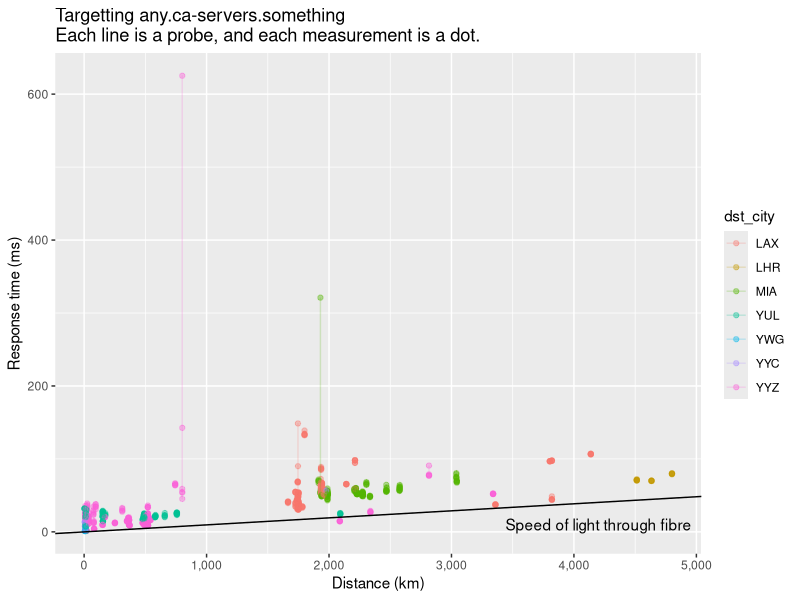
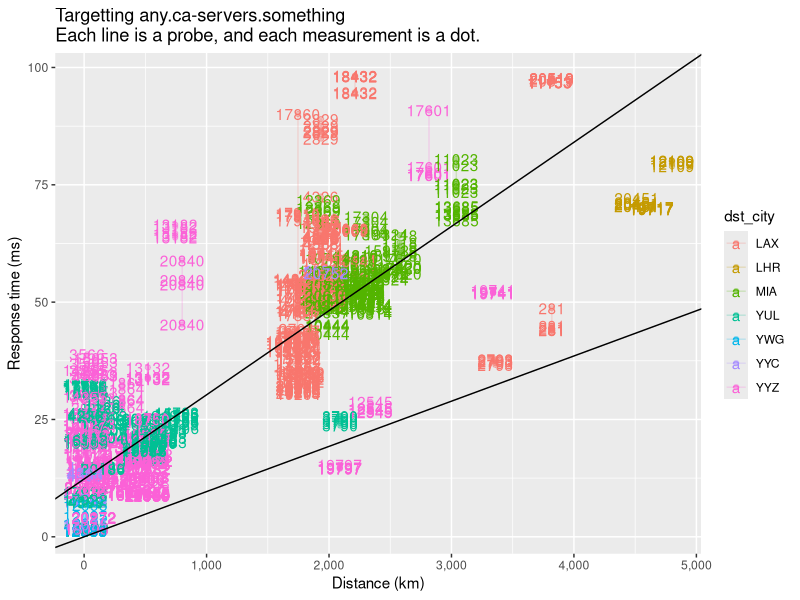
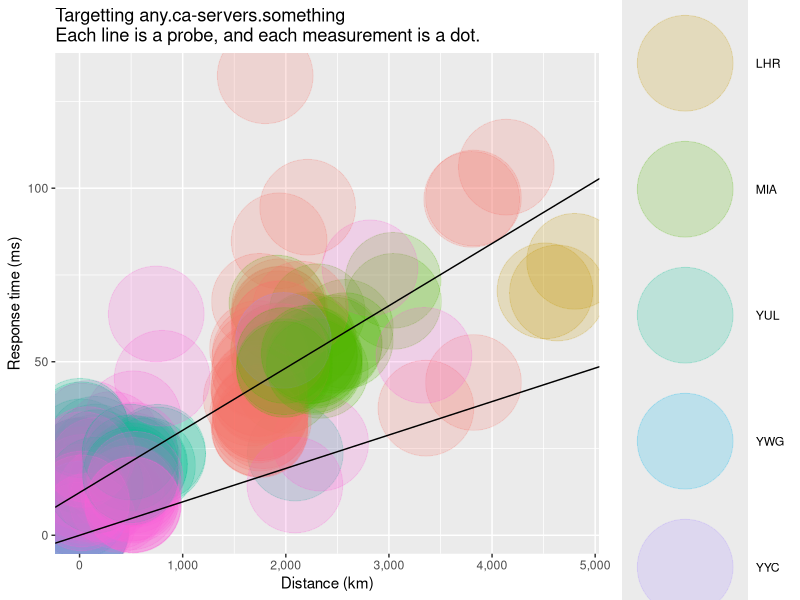

Here is the R script that generated these plots, in order: (Note: this script raises an error after producing the figures.)
#!/usr/bin/env Rscript
library(ggplot2)
library(scales)
library(MASS)
library(plyr)

anycast <- read.csv('anycast.csv', stringsAsFactors = FALSE)
anycast$as <- anycast$asn_v4
anycast[anycast$asf == 6,'as'] <- anycast[anycast$asf == 6,'asn_v6']
anycast$asn_v4 <- anycast$asn_v6 <- NULL
anycast$af <- factor(anycast$af, levels = c(4, 6))
anycast$dst_city <- factor(anycast$dst_city)

anycast.nearby <- subset(anycast, rt < 100) # dist < 600)

anycast.probe <- ddply(anycast, 'prb_id', function(df) {
  df[order(df$rt)[1],]
})
m <- rlm(rt ~ dist, data = anycast.probe)

p1 <- ggplot(anycast) +
  aes(x = dist, y = rt, group = prb_id, color = dst_city) +
  ggtitle('Targetting any.ca-servers.something
Each line is a probe, and each measurement is a dot.') +
  scale_x_continuous('Distance (km)', labels = comma) +
  scale_y_continuous('Response time (ms)', labels = comma) +
  annotate('text', 4200, 10, label = 'Speed of light through fibre') +
  geom_point(alpha = 0.4) + geom_line(alpha = 0.2) +
  geom_abline(intercept = 0, slope = 1.444 * 2 * (1000/299792))

p2 <- ggplot(anycast.nearby) +
  aes(x = dist, y = rt, group = prb_id, color = dst_city) +
  ggtitle('Targetting any.ca-servers.something
Each line is a probe, and each measurement is a dot.') +
  scale_x_continuous('Distance (km)', labels = comma) +
  scale_y_continuous('Response time (ms)', labels = comma) +
# annotate('text', 4200, 10, label = 'Speed of light through fibre') +
  geom_point(alpha = 0.4) + geom_line(alpha = 0.2) +
  aes(label = prb_id) + geom_text() +
  geom_abline(intercept = m$coefficients[[1]],
              slope = m$coefficients[[2]]) +
  geom_abline(intercept = 0, slope = 1.444 * 2 * (1000/299792))

p3 <- ggplot(anycast.probe) +
  aes(x = dist, y = rt, color = dst_city) +
  ggtitle('Targetting any.ca-servers.something
Each line is a probe, and each measurement is a dot.') +
  scale_x_continuous('Distance (km)', labels = comma) +
  scale_y_continuous('Response time (ms)', labels = comma) +
# annotate('text', 4200, 10, label = 'Speed of light through fibre') +
  geom_point(alpha = 0.2, size = 32) +
  geom_abline(intercept = m$coefficients[[1]],
              slope = m$coefficients[[2]]) +
  geom_abline(intercept = 0, slope = 1.444 * 2 * (1000/299792))

p4 <- ggplot(anycast.probe) +
  aes(x = dist, y = rt, color = dst_city,
      size = dist_theoretical_improvement) +
  ggtitle('Targetting any.ca-servers.something
Each line is a probe, and each measurement is a dot.') +
  scale_x_continuous('Distance (km)', labels = comma) +
  scale_y_continuous('Min response time (ms)', labels = comma) +
# annotate('text', 4200, 10, label = 'Speed of light through fibre') +
  geom_point(alpha = 0.2) +
  geom_abline(intercept = m$coefficients[[1]],
              slope = m$coefficients[[2]]) +
  geom_abline(intercept = 0, slope = 1.444 * 2 * (1000/299792))

p5 <- ggplot(anycast.probe) +
  aes(x = dist, size = rt, color = dst_city,
      y = dist - dist_theoretical_improvement) +
  ggtitle('Targetting any.ca-servers.something
Each line is a probe, and each measurement is a dot.') +
  scale_x_continuous('Distance to chosen instance (km)', labels = comma) +
  scale_y_continuous('Distance to closest instance (km)', labels = comma) +
  scale_size_area(max_size = 20) +
 #scale_size_continuous('Min response time (ms)', labels = comma) +
  geom_abline(slope = 1) +
  annotate('text', 5000, 100, label = 'Indirect routes') +
  annotate('text', 200, 1250, label = 'Direct routes') +
  coord_flip() +
  geom_point(alpha = 0.2)

frame <- function(df, df.full = anycast.probe)
  ggplot(df) +
    aes(y = dist, size = rt, color = dst_city,
        x = dist_theoretical_improvement) +
    ggtitle('Targetting any.ca-servers.something') +
    scale_y_continuous('Distance to chosen instance (km)',
                       labels = comma, limits = range(df.full$dist)) +
    scale_x_continuous('Distance farther than the closest instance (km)',
                       labels = comma, limits = range(df.full$dist_theoretical_improvement)) +
    scale_size_continuous('Min response time (ms)', labels = comma) +
    annotate('text', 0.9 * max(df.full$dist_theoretical_improvement), 0.5 * max(df.full$dist), label = 'Indirect routes') +
    annotate('text', 0.1 * max(df.full$dist_theoretical_improvement), 0.5 * max(df.full$dist), label = 'Direct routes') +
    geom_point(alpha = 0.2)

ps <- list(p1, p2, p3, p4, p5)
for (i in 1:length(ps)) {
  ggsave(sprintf('%s.png', i), ps[[i]], dpi = 150, width = 12, height = 9)
}

#for (x in unique(anycast.probe$dst_city)) {
#  png(sprintf('frames/%s.png', x), width = 800, height = 450)
#  print(frame(subset(anycast.probe, dst_city == x)))
#  dev.off()
#}
